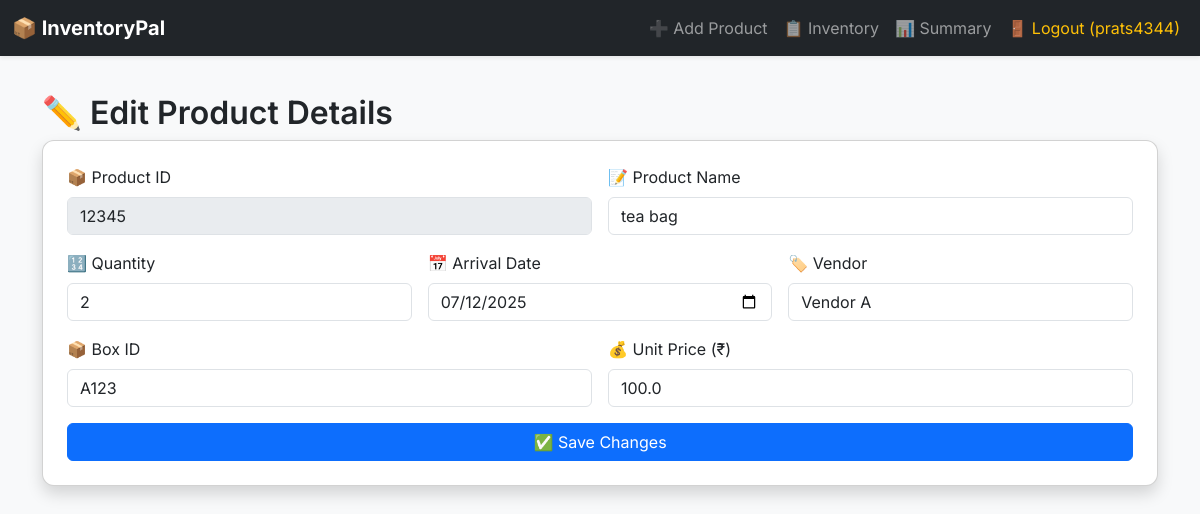
/edit/12345 (signed in), run on the app's committed database.
### tables this page shows
CREATE TABLE inventory (
            product_id TEXT PRIMARY KEY,
            product_name TEXT,
            quantity INTEGER,
            arrival_date TEXT,
            source TEXT,
            box_id TEXT
        , unit_price REAL);

### app.py (the view)
@app.route('/edit/<product_id>', methods=['GET', 'POST'])
@login_required
def edit_product(product_id):
    with sqlite3.connect('inventory.db') as conn:
        c = conn.cursor()
        if request.method == 'POST':
            data = request.form
            c.execute('''UPDATE inventory SET product_name=?, quantity=?, arrival_date=?, source=?, box_id=?, unit_price=?
                         WHERE product_id=?''',
                      (data['product_name'], data['quantity'], data['arrival_date'], data['source'],
                       data['box_id'], data['unit_price'], product_id))
            conn.commit()
            flash('✅ Product updated!', 'success')
            return redirect('/inventory')
        else:
            c.execute("SELECT * FROM inventory WHERE product_id=?", (product_id,))
            product = c.fetchone()
            return render_template('edit.html', product=product)

### app.py (called while the page is built)
def login_required(func):
    from functools import wraps
    @wraps(func)
    def wrapper(*args, **kwargs):
        if 'user' not in session:
            flash('Please login to continue.', 'warning')
            return redirect('/login')
        return func(*args, **kwargs)
    return wrapper

### templates/edit.html (shortened to what this page needs)
{% extends 'base.html' %}
{% block content %}
<h2>✏️ Edit Product Details</h2>
<div class="card shadow p-4">
  <form method="POST">
    <div class="row g-3">
      <div class="col-md-6">
        <label class="form-label">📦 Product ID</label>
        <input type="text" class="form-control" value="{{ product[0] }}" disabled>
      </div>
      <div class="col-md-6">
        <label class="form-label">📝 Product Name</label>
        <input type="text" name="product_name" class="form-control" value="{{ product[1] }}" required>
      </div>
      <div class="col-md-4">
        <label class="form-label">🔢 Quantity</label>
        <input type="number" name="quantity" class="form-control" value="{{ product[2] }}" required>
      </div>
      <div class="col-md-4">
        <label class="form-label">📅 Arrival Date</label>
        <input type="date" name="arrival_date" class="form-control" value="{{ product[3] }}" required>
      </div>
      <div class="col-md-4">
        <label class="form-label">🏷️ Vendor</label>
        <input type="text" name="source" class="form-control" value="{{ product[4] }}" required>
      </div>
      <div class="col-md-6">
        <label class="form-label">📦 Box ID</label>
        <input type="text" name="box_id" class="form-control" value="{{ product[5] }}" required>
      </div>
      <div class="col-md-6">
        <label class="form-label">💰 Unit Price (₹)</label>
        <input type="number" name="unit_price" step="0.01" class="form-control" value="{{ product[6] }}" required>
      </div>
      <div class="col-12 d-grid">
        <button class="btn btn-primary">✅ Save Changes</button>
      </div>
    </div>
  </form>
</div>
{% endblock %}

### templates/base.html (style rules this page uses)
body { font-family: 'Inter', sans-serif; background-color: #f8f9fa; padding-top: 70px; }
h2 { font-weight: 600; }
.card { border-radius: 12px; }

### data on the page
inventory: product_id "12345", product_name "tea bag", quantity "2", arrival_date "07/12/2025", source "Vendor A", box_id "A123", unit_price "100.0"

### other printed values
{{ session.user }} "prats4344"
